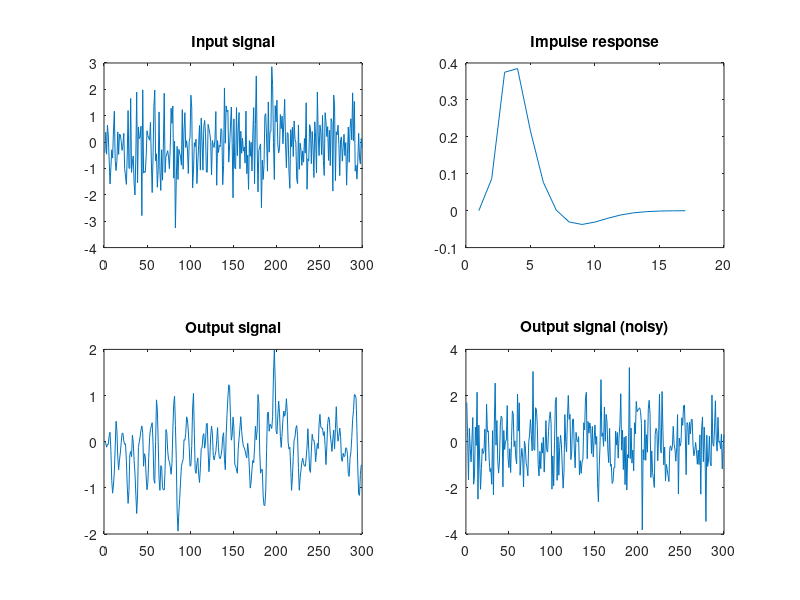
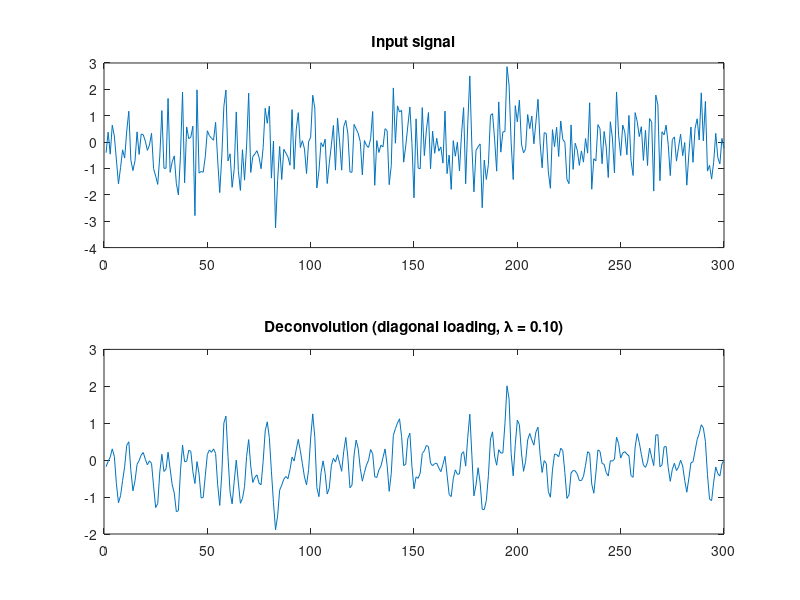
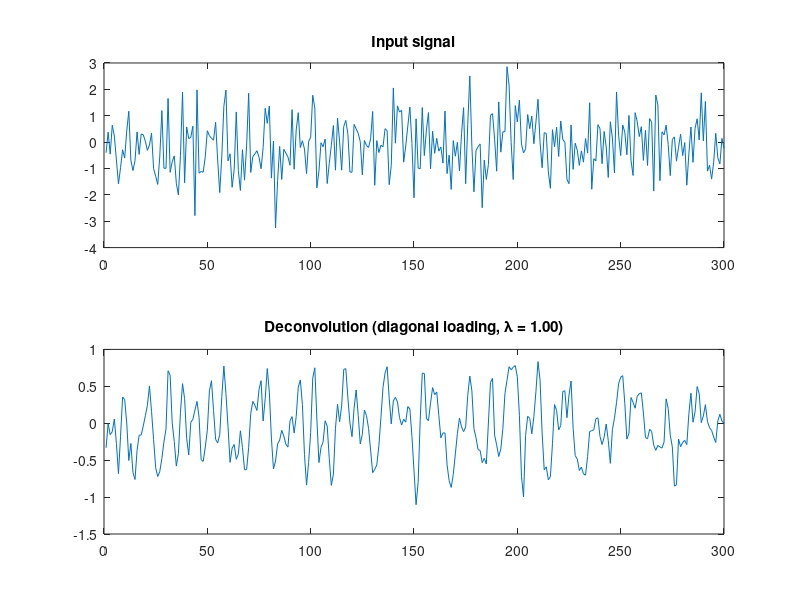

MATLAB code for these plots, in order:
% This MATLAB script is to introduce the basic concepts of
% psychophysiological interaction (PPI) of functional MRI (fMRI) data
% Author: Xin Di, PhD

clear

% Part 1 simple correlation
% Generate simulated variables
N = 300;
n = (0:N-1)';                               % n : discrete-time index

x = randn(N,1);                 % neural signal

% hrf = spm_hrf(2);            % define hemodynamic response function from SPM
hrf = [0;0.0865660809936357;0.374888236471690;0.384923381745461;0.216117315646557;0.0768695652550848;0.00162017719800089;-0.0306078117340448;-0.0373060781329993;-0.0308373715988730;-0.0205161333521205;-0.0116441637490611;-0.00582063147182588;-0.00261854249818620;-0.00107732374408556;-0.000410443522357321;-0.000146257506876445;];

y = conv(hrf, x);
y = y(1:N);                                 % y : output signal (noise-free)

noise = randn(N, 1);
yn = y + 1 * noise;                 % yn : output signal (noisy)

figure(1)
subplot(2, 2, 1); plot(x); title('Input signal');
subplot(2, 2, 2); plot(hrf); title('Impulse response');
subplot(2, 2, 3); plot(y); title('Output signal');
subplot(2, 2, 4); plot(yn); title('Output signal (noisy)');


% Part 2 deconvolution
H = convmtx(hrf, N);
H = H(1:N, :);                              % H : convolution matrix

% Verify that H*x is the same as y
e = y - H * x;   % should be zero
max(abs(e))

% Direct solve (fails)
g = H \ y;
%  H is singular

% Diagonal loading (noise-free)
lam = 0.1;
g = (H'*H + lam * eye(N)) \ (H' * y);

figure(2)
subplot(2, 1, 1); plot(x); title('Input signal');
subplot(2, 1, 2); plot(g); title(sprintf('Deconvolution (diagonal loading, \\lambda = %.2f)', lam));

% Diagonal loading (noisy)
lam = 0.1;
lam = 1;
g = (H'*H + lam * eye(N)) \ (H' * yn);

figure(3)
subplot(2, 1, 1); plot(x); title('Input signal');
subplot(2, 1, 2); plot(g); title(sprintf('Deconvolution (diagonal loading, \\lambda = %.2f)', lam));

lamr = 0.01:0.01:2;
for lami = 1:length(lamr)
    g = (H'*H + lamr(lami) * eye(N)) \ (H' * yn);
    corr_cov(lami,1) = corr2(x,g);
    corr_noise(lami,1) = corr2(g-x,noise);
end


